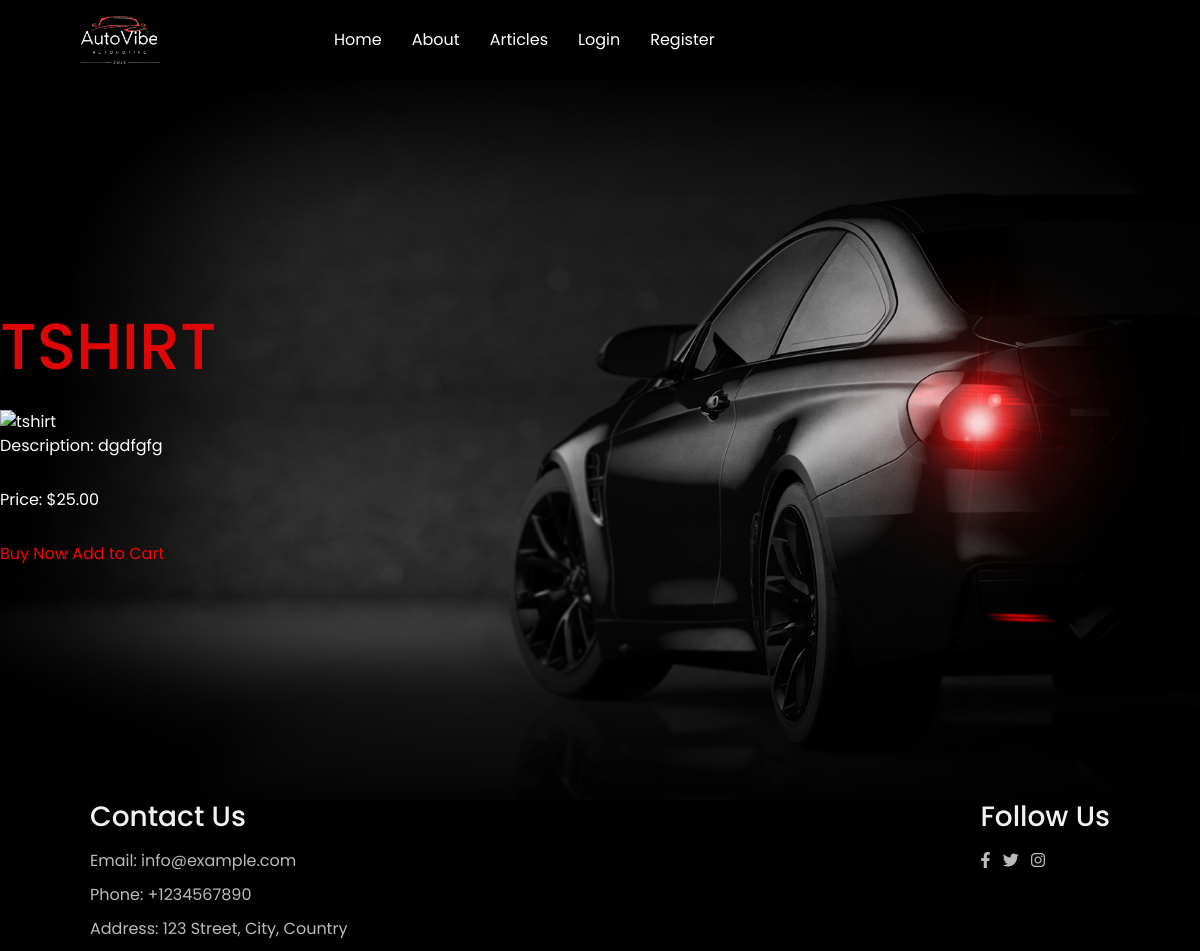
Screenshot of /merchshop/details_product/5/ with the database file from the repository.
### autovibe_project/merchshop/models.py (models this page shows, shortened)
class TitleSlugMixin(models.Model):
    TITLE_MAX_LENGTH = 255
    SLUG_MAX_LENGTH = 255
    TITLE_MIN_LENGTH = 1
    SLUG_MIN_LENGTH = 1
    title = models.CharField(
        max_length=TITLE_MAX_LENGTH,
        null=False,
        blank=False,
        validators=[
            MinLengthValidator(TITLE_MIN_LENGTH),
        ]
    )
    slug = models.SlugField(
        max_length=SLUG_MAX_LENGTH,
        null=False,
        blank=False,
        unique=True,
        validators=[
            MinLengthValidator(SLUG_MIN_LENGTH),
        ]
    )
    class Meta:
        abstract = True

class Product(TitleSlugMixin):
    name = models.CharField(
        max_length=255,
        null=False,
        blank=False
    )
    description = models.TextField(
        max_length=500,
        null=True,
        blank=True
    )
    price = models.DecimalField(
        max_digits=6,
        decimal_places=2,
    )
    date_added = models.DateTimeField(
        auto_now_add=True
    )
    image = cloudinary_models.CloudinaryField(
        'merch_items',
        blank=True,
        null=True
    )
    thumbnail = cloudinary_models.CloudinaryField(
        'merch_items',
        blank=True,
        null=True
    )
    class Meta:
        verbose_name_plural = 'Products'
        ordering = ['-date_added']

### autovibe_project/merchshop/views.py (the view)
# urls.py: path('details_product/<int:pk>/', DetailsProductView.as_view(), name='details_product'),
class DetailsProductView(views.DetailView):
    model = Product
    template_name = 'merchshop/details_product.html'

### templates/merchshop/details_product.html (shortened to what this page needs)
{% extends 'base.html' %}
{% block content %}
<div class="hero">
    <div class="text">
        <h1>{{ product.name }}</h1>
        <img src="{{ product.image.url }}" alt="{{ product.name }}" width="300" height="200">
        <p>Description: {{ product.description }}</p>
        <p>Price: ${{ product.price }}</p>
        <a href="#" class="buy-now-button">Buy Now</a>
        <a href="{% url 'add_item' product.id %}" class="buy-now-button">Add to Cart</a>
    </div>
</div>
{% endblock %}

### static/style.css (style rules this page uses)
* { padding: 0; margin: 0; box-sizing: border-box; text-decoration: none; font-family: 'Poppins', sans-serif; }
.hero { width: 100%; min-height: calc(100vh - 80px); margin-top: 80px; background: linear-gradient(to bottom, rgba(0, 0, 0, 0), rgba(0, 0, 0, 1)), url(img/bg.jpg); background-position: center; background-size: cover; display: flex; align-items: center; }
.hero .text { width: 100%; color:#fff; }
.hero .text h1 { color: #fff; font-size: 65px; text-transform: uppercase; line-height: 1; margin-bottom: 30px; }
.hero .text p { color: #fff; margin-bottom: 30px; }
.hero .text h1, .hero .text h3 { color: #dd0707; }
.hero .text p { color: #fff; }
.hero .text a { color: red; }
html, body { height: 100%; margin: 0; }
body { display: flex; flex-direction: column; }

### rows the page displays
Product: name "TSHIRT", description "dgdfgfg", price "25.00"
